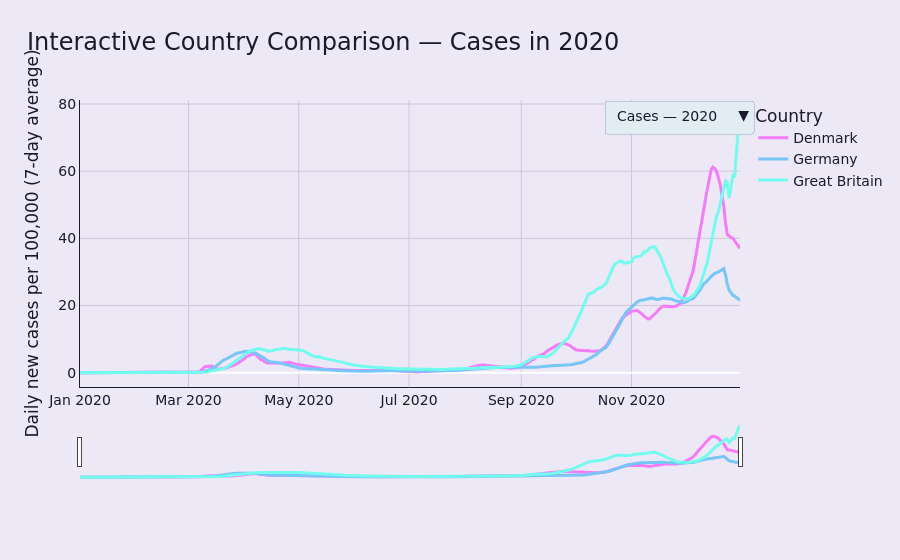

Write notebook code for a chart like this one.
### Markdown cell above
## Interactive comparison with year and metric controls

This interactive figure allows the user to switch between:

- **daily new confirmed cases per 100,000 inhabitants**
- **daily new deaths per 100,000 inhabitants**

and between available years.

All values are shown as **7-day averages**, which reduces short-term reporting noise. Using per-capita measures makes the comparison more meaningful across Denmark, Germany, and Great Britain, since the three countries differ in population size.

This view is useful for focusing on specific phases of the pandemic and comparing how the three countries evolved within the same time window.

### Code cell
import plotly.graph_objects as go

# Prepare plotted data
plot_df = epi_compare[
    [
        "date",
        "location_key",
        "country",
        "new_confirmed_per_100k_7d",
        "new_deceased_per_100k_7d"
    ]
].copy()

plot_df["year"] = plot_df["date"].dt.year
available_years = sorted(plot_df["year"].dropna().unique())

# Save plotted data as CSV
save_plot_data(
    plot_df,
    "interactive_country_comparison_cases_deaths_per_100k_by_year.csv"
)

# Create figure
fig = go.Figure()

trace_lookup = []

for metric_name, metric_col, value_label, value_format in [
    (
        "Cases",
        "new_confirmed_per_100k_7d",
        "Daily new cases per 100,000 (7-day avg)",
        "%{y:.2f}"
    ),
    (
        "Deaths",
        "new_deceased_per_100k_7d",
        "Daily new deaths per 100,000 (7-day avg)",
        "%{y:.3f}"
    ),
]:
    for year in available_years:
        df_year = plot_df[plot_df["year"] == year]

        for code in selected_countries:
            df_country = df_year[df_year["location_key"] == code].sort_values("date")

            fig.add_trace(
                go.Scatter(
                    x=df_country["date"],
                    y=df_country[metric_col],
                    mode="lines",
                    name=country_names[code],
                    line=dict(color=COUNTRY_COLORS[code], width=3),
                    visible=(metric_name == "Cases" and year == available_years[0]),
                    hovertemplate=(
                        "<b>%{fullData.name}</b><br>"
                        "Date: %{x|%Y-%m-%d}<br>"
                        f"{value_label}: {value_format}<extra></extra>"
                    )
                )
            )

            trace_lookup.append((metric_name, year, code))

def visibility_mask(metric, year):
    return [
        (m == metric and y == year)
        for (m, y, c) in trace_lookup
    ]

metric_year_buttons = []

for metric_name, y_title in [
    ("Cases", "Daily new cases per 100,000 (7-day average)"),
    ("Deaths", "Daily new deaths per 100,000 (7-day average)")
]:
    for year in available_years:
        metric_year_buttons.append(
            dict(
                label=f"{metric_name} — {year}",
                method="update",
                args=[
                    {"visible": visibility_mask(metric_name, year)},
                    {
                        "title": f"Interactive Country Comparison — {metric_name} in {year}",
                        "yaxis": {"title": y_title}
                    }
                ]
            )
        )

fig.update_layout(
    paper_bgcolor=BG,
    plot_bgcolor=BG,
    font=dict(
        family="Aptos, DejaVu Sans, Arial, sans-serif",
        color=TEXT,
        size=14
    ),
    title=dict(
        text=f"Interactive Country Comparison — Cases in {available_years[0]}",
        font=dict(size=24, color=TEXT),
        x=0.03,
        xanchor="left"
    ),
    xaxis_title="",
    yaxis_title="Daily new cases per 100,000 (7-day average)",
    hovermode="x unified",
    legend_title="Country",
    updatemenus=[
        dict(
            type="dropdown",
            direction="down",
            x=1.02,
            y=1.00,
            showactive=True,
            bgcolor=ACCENT_2,
            buttons=metric_year_buttons
        )
    ]
)

fig.update_xaxes(
    showgrid=True,
    gridcolor=GRID,
    linecolor=TEXT,
    tickcolor=TEXT,
    rangeslider_visible=True
)

fig.update_yaxes(
    showgrid=True,
    gridcolor=GRID,
    linecolor=TEXT,
    tickcolor=TEXT
)


# Display in notebook
fig.show()

### Figure 1 — Plotly figure (JSON) as saved in the notebook; plotly's stock layout.template omitted (floating-point values rounded to 4 significant figures; data arrays with more than 128 entries replaced by an {"elided": "..."} marker saying what was removed)
{"data": [{"hovertemplate": "<b>%{fullData.name}</b><br>Date: %{x|%Y-%m-%d}<br>Daily new cases per 100,000 (7-day avg): %{y:.2f}<extra></extra>", "line": {"color": "#F47CFB", "width": 3}, "mode": "lines", "name": "Denmark", "type": "scatter", "visible": true, "x": {"elided": "366 str values"}, "y": {"elided": "366 float values"}}, {"hovertemplate": "<b>%{fullData.name}</b><br>Date: %{x|%Y-%m-%d}<br>Daily new cases per 100,000 (7-day avg): %{y:.2f}<extra></extra>", "line": {"color": "#76C6F8", "width": 3}, "mode": "lines", "name": "Germany", "type": "scatter", "visible": true, "x": {"elided": "366 str values"}, "y": {"elided": "366 float values"}}, {"hovertemplate": "<b>%{fullData.name}</b><br>Date: %{x|%Y-%m-%d}<br>Daily new cases per 100,000 (7-day avg): %{y:.2f}<extra></extra>", "line": {"color": "#72FCEE", "width": 3}, "mode": "lines", "name": "Great Britain", "type": "scatter", "visible": true, "x": {"elided": "366 str values"}, "y": {"elided": "366 float values"}}, {"hovertemplate": "<b>%{fullData.name}</b><br>Date: %{x|%Y-%m-%d}<br>Daily new cases per 100,000 (7-day avg): %{y:.2f}<extra></extra>", "line": {"color": "#F47CFB", "width": 3}, "mode": "lines", "name": "Denmark", "type": "scatter", "visible": false, "x": {"elided": "365 str values"}, "y": {"elided": "365 float values"}}, {"hovertemplate": "<b>%{fullData.name}</b><br>Date: %{x|%Y-%m-%d}<br>Daily new cases per 100,000 (7-day avg): %{y:.2f}<extra></extra>", "line": {"color": "#76C6F8", "width": 3}, "mode": "lines", "name": "Germany", "type": "scatter", "visible": false, "x": {"elided": "365 str values"}, "y": {"elided": "365 float values"}}, {"hovertemplate": "<b>%{fullData.name}</b><br>Date: %{x|%Y-%m-%d}<br>Daily new cases per 100,000 (7-day avg): %{y:.2f}<extra></extra>", "line": {"color": "#72FCEE", "width": 3}, "mode": "lines", "name": "Great Britain", "type": "scatter", "visible": false, "x": {"elided": "365 str values"}, "y": {"elided": "365 float values"}}, {"hovertemplate": "<b>%{fullData.name}</b><br>Date: %{x|%Y-%m-%d}<br>Daily new cases per 100,000 (7-day avg): %{y:.2f}<extra></extra>", "line": {"color": "#F47CFB", "width": 3}, "mode": "lines", "name": "Denmark", "type": "scatter", "visible": false, "x": {"elided": "256 str values"}, "y": {"elided": "256 float values"}}, {"hovertemplate": "<b>%{fullData.name}</b><br>Date: %{x|%Y-%m-%d}<br>Daily new cases per 100,000 (7-day avg): %{y:.2f}<extra></extra>", "line": {"color": "#76C6F8", "width": 3}, "mode": "lines", "name": "Germany", "type": "scatter", "visible": false, "x": {"elided": "256 str values"}, "y": {"elided": "256 float values"}}, {"hovertemplate": "<b>%{fullData.name}</b><br>Date: %{x|%Y-%m-%d}<br>Daily new cases per 100,000 (7-day avg): %{y:.2f}<extra></extra>", "line": {"color": "#72FCEE", "width": 3}, "mode": "lines", "name": "Great Britain", "type": "scatter", "visible": false, "x": {"elided": "256 str values"}, "y": {"elided": "256 float values"}}, {"hovertemplate": "<b>%{fullData.name}</b><br>Date: %{x|%Y-%m-%d}<br>Daily new deaths per 100,000 (7-day avg): %{y:.3f}<extra></extra>", "line": {"color": "#F47CFB", "width": 3}, "mode": "lines", "name": "Denmark", "type": "scatter", "visible": false, "x": {"elided": "366 str values"}, "y": {"elided": "366 float values"}}, {"hovertemplate": "<b>%{fullData.name}</b><br>Date: %{x|%Y-%m-%d}<br>Daily new deaths per 100,000 (7-day avg): %{y:.3f}<extra></extra>", "line": {"color": "#76C6F8", "width": 3}, "mode": "lines", "name": "Germany", "type": "scatter", "visible": false, "x": {"elided": "366 str values"}, "y": {"elided": "366 float values"}}, {"hovertemplate": "<b>%{fullData.name}</b><br>Date: %{x|%Y-%m-%d}<br>Daily new deaths per 100,000 (7-day avg): %{y:.3f}<extra></extra>", "line": {"color": "#72FCEE", "width": 3}, "mode": "lines", "name": "Great Britain", "type": "scatter", "visible": false, "x": {"elided": "366 str values"}, "y": {"elided": "366 float values"}}, {"hovertemplate": "<b>%{fullData.name}</b><br>Date: %{x|%Y-%m-%d}<br>Daily new deaths per 100,000 (7-day avg): %{y:.3f}<extra></extra>", "line": {"color": "#F47CFB", "width": 3}, "mode": "lines", "name": "Denmark", "type": "scatter", "visible": false, "x": {"elided": "365 str values"}, "y": {"elided": "365 float values"}}, {"hovertemplate": "<b>%{fullData.name}</b><br>Date: %{x|%Y-%m-%d}<br>Daily new deaths per 100,000 (7-day avg): %{y:.3f}<extra></extra>", "line": {"color": "#76C6F8", "width": 3}, "mode": "lines", "name": "Germany", "type": "scatter", "visible": false, "x": {"elided": "365 str values"}, "y": {"elided": "365 float values"}}, {"hovertemplate": "<b>%{fullData.name}</b><br>Date: %{x|%Y-%m-%d}<br>Daily new deaths per 100,000 (7-day avg): %{y:.3f}<extra></extra>", "line": {"color": "#72FCEE", "width": 3}, "mode": "lines", "name": "Great Britain", "type": "scatter", "visible": false, "x": {"elided": "365 str values"}, "y": {"elided": "365 float values"}}, {"hovertemplate": "<b>%{fullData.name}</b><br>Date: %{x|%Y-%m-%d}<br>Daily new deaths per 100,000 (7-day avg): %{y:.3f}<extra></extra>", "line": {"color": "#F47CFB", "width": 3}, "mode": "lines", "name": "Denmark", "type": "scatter", "visible": false, "x": {"elided": "256 str values"}, "y": {"elided": "256 float values"}}, {"hovertemplate": "<b>%{fullData.name}</b><br>Date: %{x|%Y-%m-%d}<br>Daily new deaths per 100,000 (7-day avg): %{y:.3f}<extra></extra>", "line": {"color": "#76C6F8", "width": 3}, "mode": "lines", "name": "Germany", "type": "scatter", "visible": false, "x": {"elided": "256 str values"}, "y": {"elided": "256 float values"}}, {"hovertemplate": "<b>%{fullData.name}</b><br>Date: %{x|%Y-%m-%d}<br>Daily new deaths per 100,000 (7-day avg): %{y:.3f}<extra></extra>", "line": {"color": "#72FCEE", "width": 3}, "mode": "lines", "name": "Great Britain", "type": "scatter", "visible": false, "x": {"elided": "256 str values"}, "y": {"elided": "256 float values"}}], "layout": {"font": {"color": "#1A1A2E", "family": "Aptos, DejaVu Sans, Arial, sans-serif", "size": 14}, "hovermode": "x unified", "legend": {"title": {"text": "Country"}}, "paper_bgcolor": "#EDE8F5", "plot_bgcolor": "#EDE8F5", "title": {"font": {"color": "#1A1A2E", "size": 24}, "text": "Interactive Country Comparison — Cases in 2020", "x": 0.03, "xanchor": "left"}, "updatemenus": [{"bgcolor": "#E1ECF3", "buttons": [{"args": [{"visible": [true, true, true, false, false, false, false, false, false, false, false, false, false, false, false, false, false, false]}, {"title": "Interactive Country Comparison — Cases in 2020", "yaxis": {"title": "Daily new cases per 100,000 (7-day average)"}}], "label": "Cases — 2020", "method": "update"}, {"args": [{"visible": [false, false, false, true, true, true, false, false, false, false, false, false, false, false, false, false, false, false]}, {"title": "Interactive Country Comparison — Cases in 2021", "yaxis": {"title": "Daily new cases per 100,000 (7-day average)"}}], "label": "Cases — 2021", "method": "update"}, {"args": [{"visible": [false, false, false, false, false, false, true, true, true, false, false, false, false, false, false, false, false, false]}, {"title": "Interactive Country Comparison — Cases in 2022", "yaxis": {"title": "Daily new cases per 100,000 (7-day average)"}}], "label": "Cases — 2022", "method": "update"}, {"args": [{"visible": [false, false, false, false, false, false, false, false, false, true, true, true, false, false, false, false, false, false]}, {"title": "Interactive Country Comparison — Deaths in 2020", "yaxis": {"title": "Daily new deaths per 100,000 (7-day average)"}}], "label": "Deaths — 2020", "method": "update"}, {"args": [{"visible": [false, false, false, false, false, false, false, false, false, false, false, false, true, true, true, false, false, false]}, {"title": "Interactive Country Comparison — Deaths in 2021", "yaxis": {"title": "Daily new deaths per 100,000 (7-day average)"}}], "label": "Deaths — 2021", "method": "update"}, {"args": [{"visible": [false, false, false, false, false, false, false, false, false, false, false, false, false, false, false, true, true, true]}, {"title": "Interactive Country Comparison — Deaths in 2022", "yaxis": {"title": "Daily new deaths per 100,000 (7-day average)"}}], "label": "Deaths — 2022", "method": "update"}], "direction": "down", "showactive": true, "type": "dropdown", "x": 1.02, "y": 1}], "xaxis": {"gridcolor": "#CFC7DD", "linecolor": "#1A1A2E", "rangeslider": {"visible": true}, "showgrid": true, "tickcolor": "#1A1A2E", "title": {"text": ""}}, "yaxis": {"gridcolor": "#CFC7DD", "linecolor": "#1A1A2E", "showgrid": true, "tickcolor": "#1A1A2E", "title": {"text": "Daily new cases per 100,000 (7-day average)"}}}}
